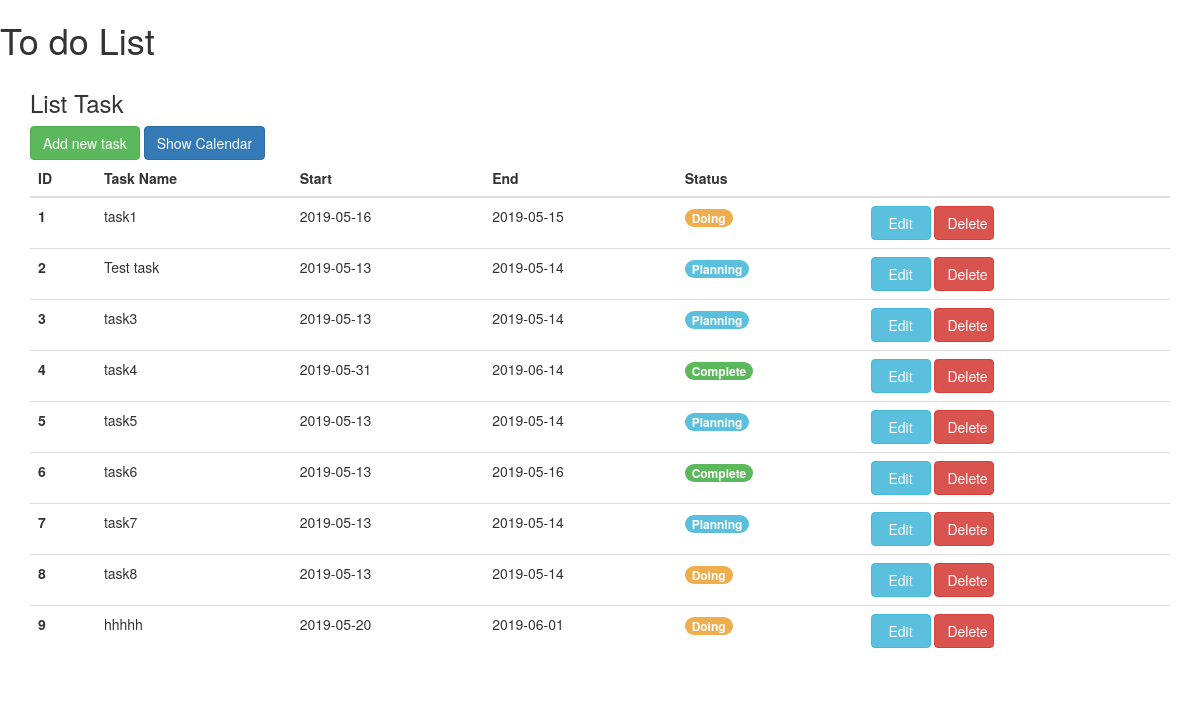
The page / on the database its author committed.
### tables this page shows
CREATE TABLE `work` (
  `id` int(11) NOT NULL,
  `name` varchar(500) NOT NULL,
  `startDate` date DEFAULT NULL,
  `endDate` date DEFAULT NULL,
  `status` int(11) NOT NULL
);

CREATE TABLE `status` (
  `id` int(11) NOT NULL,
  `name` varchar(30) DEFAULT NULL
);

### controller/WorkController.php (called while the page is built, shortened)
<?php
class WorkController extends BaseController
{
	public function index()
	{
		$list = Work::all();
		$this->render("list", ["title"=>"List Task", "listTask" => $list]);
	}
}
?>

### index.php (called while the page is built, shortened)
<?php
require_once('core/autoload.php');
require_once('core/routes.php');
Routes::dispatch();
?>

### models/Model.php (called while the page is built, shortened)
<?php
class Model
{
	protected static $table = "";
	public static function find($condition = array())
	{
		$db = DB::getInstance();
		$list = [];
		$where = "";
		$select = "Select * From ".static::$table." Where 1=1 ";
		if(!empty($condition))
		{
			foreach ($condition as $key => $value) {
				$where = $where . "And " . $key . "=:" . $key . " ";
			}
		}
		$exc = $db->prepare($select.$where);
		$exc->execute($condition);
		foreach ($exc->fetchAll() as $item) {
			$obj = new static();
			foreach ($item as $key => $value) {
				if(property_exists(get_class($obj), $key))
					$obj->$key = $value;
			}
		    $list[] = $obj;
		}
	    return $list;
	}
	public static function findById($id)
	{
		$obj = self::find(["id"=>$id]);
		if(count($obj) > 0)
			return $obj[0];
		else
			return new static();
	}
	public static function all()
	{
		return self::find(null);
	}
}
?>

### core/autoload.php (called while the page is built, shortened)
<?php
$autoloadController = function ($classname) {
    $filename = dirname(__DIR__) . '/controller/' . $classname . '.php';
};
$autoloadModels = function ($classname) {
    $filename = dirname(__DIR__) . '/models/' . $classname . '.php';
};
?>

### models/Work.php (called while the page is built, shortened)
<?php
class Work extends Model
{
	public $status;
	function getStatus()
	{
		$st = Status::findById($this->status);
		return $st;
	}
}
?>

### views/list.php (the view, shortened to what this page needs)
<h3><?php echo $title; ?></h3>
<div>
	<button class="btn btn-success" onclick="addClick()">Add new task</button>
	<button class="btn btn-primary" onclick="showClick()">Show Calendar</button>
</div>
<div>
	<table class="table table-hover">
	  	<thead>
	    	<tr>
		      	<th scope="col">ID</th>
		      	<th scope="col">Task Name</th>
		      	<th scope="col">Start</th>
		      	<th scope="col">End</th>
		      	<th scope="col">Status</th>
		      	<th scope="col"></th>
	    	</tr>
	  	</thead>
	  	<tbody>
	  	<?php foreach ($listTask as $task) { ?>
	    <tr>
	      	<th scope="row"><?php echo $task->id; ?></th>
	      	<td><?php echo $task->name; ?></td>
	      	<td><?php echo $task->startDate; ?></td>
	      	<td><?php echo $task->endDate; ?></td>
	      	<td>
	      		<?php
	      		switch ($task->status) {
	      			case 1:
	      				$color = "progress-bar-info";
	      				break;
	      			case 2:
	      				$color = "progress-bar-warning";
	      				break;
	      			case 3:
	      				$color = "progress-bar-success";
	      				break;
	      		}
	      		?>
	      		<span class="badge <?php echo $color; ?>"><?php echo $task->getStatus()->name; ?></span>
	  		</td>
	      	<td>
		      	<div>
		      		<button class="btn btn-info" style="width: 60px" onclick="editClick(<?php echo $task->id ?>)">Edit</button>
		      		<button class="btn btn-danger" style="width: 60px" onclick="deleteClick(<?php echo $task->id ?>)">Delete</button>
		      	</div>
	      </td>
	    </tr>
	    <?php } ?>
	 	</tbody>
	</table>
</div>

### core/routes.php (shortened to what this page needs)
<?php
class Routes
{
    protected static $uri = array();
    protected static $callback = array();
    static function __callStatic($method, $args)
    {
        self::$uri[] = "/" . trim($args[0],'/');
        self::$callback[] = $args[1];
    }
    static function dispatch()
    {
        if(isset($_SERVER['REQUEST_URI']))
        {
            foreach (self::$uri as $key => $value)
            {
                $flag = true;
                $paramId = null;
                if($flag == true)
                {
                    $callback = self::$callback[$key];
                    $callback = explode('@', $callback);
                    list($controller, $action) = $callback;
                    $obj = new $controller;
                    if(method_exists($obj, $action))
                    {
                        if(isset($paramId))
                            $obj->$action($paramId);
                        else
                            $obj->$action();
                    }
                    return;
                }
            }
        }
    }
}
?>

### controller/BaseController.php (shortened to what this page needs)
<?php
class BaseController
{
	protected function render($view, $data = array())
	{
		$fileView = "views/".$view.".php";
		if(file_exists($fileView))
		{
			extract($data);
			require_once($fileView);
			$content = ob_get_clean();
			require_once("views/masterPage.php");
		}
	}
}
?>

### views/masterPage.php (shortened to what this page needs)
<!DOCTYPE html>
<html>
<head>
	<link rel="stylesheet" href="https://maxcdn.bootstrapcdn.com/bootstrap/3.4.0/css/bootstrap.min.css">
</head>
<body>
	<div class="header">
		<h1>To do List</h1>
	</div>
	<div class="container">
		<div class="content">
			<?php
				if(isset($content))
					echo $content;
				else
				{
					echo "Error Content";
				}
			?>
		</div>
	</div>
</body>
</html>

### rows shown on the page
work: id "1", name "task1", startDate "2019-05-16", endDate "2019-05-15", status.name "Doing"
work: id "2", name "Test task", startDate "2019-05-13", endDate "2019-05-14", status.name "Planning"
work: id "3", name "task3", startDate "2019-05-13", endDate "2019-05-14", name "Planning"
work: id "4", name "task4", startDate "2019-05-31", endDate "2019-06-14", status.name "Complete"
work: id "5", name "task5", startDate "2019-05-13", endDate "2019-05-14", name "Planning"
work: id "6", name "task6", startDate "2019-05-13", endDate "2019-05-16", name "Complete"
work: id "7", name "task7", startDate "2019-05-13", endDate "2019-05-14", name "Planning"
work: id "8", name "task8", startDate "2019-05-13", endDate "2019-05-14", name "Doing"
work: id "9", name "hhhhh", startDate "2019-05-20", endDate "2019-06-01", name "Doing"
